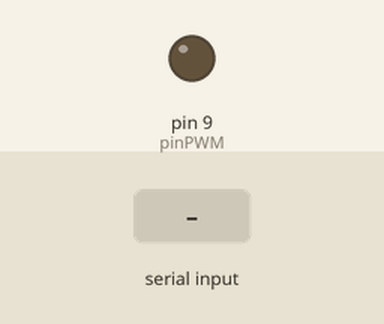
Recording of a sketch running on a simulated Arduino Uno, built with avr-gcc and run on an emulated ATmega328P. Parts: output pins drawn as LEDs (lit = HIGH). Inputs (shaded band) come from the test bench. What the sketch prints to the serial monitor is not drawn.

Above: at 1.2 s.
1.3 s: byte 30 received over Serial
At 1.8 s:
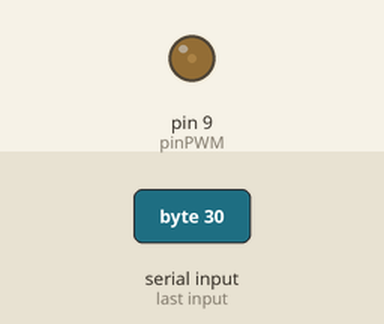
2.8 s: byte 90 received over Serial
At 4.0 s:
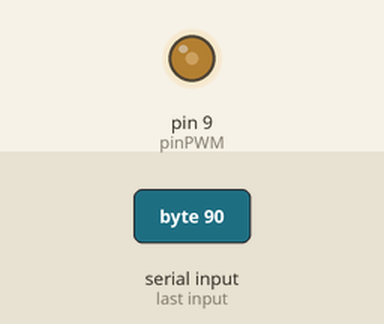
4.3 s: byte 120 received over Serial
At 5.3 s:
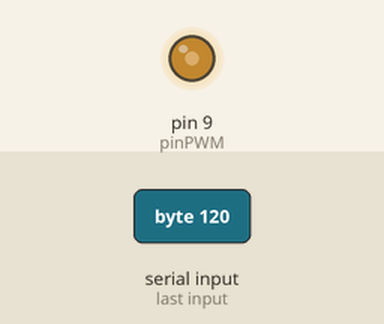
Timing chart, 0 to 7.3 s (numbered marks = the images above; inputs shaded):
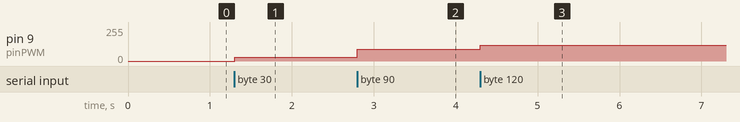

Measured:
- after the input at 1.3 s, pin 9 (pinPWM): 0/255 → 30/255 at once
- after the input at 2.8 s, pin 9 (pinPWM): 30/255 → 90/255 at once
- after the input at 4.3 s, pin 9 (pinPWM): 90/255 → 120/255 at once

The sketch:

arduinorecibe.ino
```cpp
const int pinPWM = 9;
int valor;

void setup() {

  Serial.begin(9600);

}

void loop() {

  if (Serial.available() > 0) {

    valor = Serial.read();
    analogWrite(pinPWM,valor);

    Serial.write(valor);

  }

}
```
